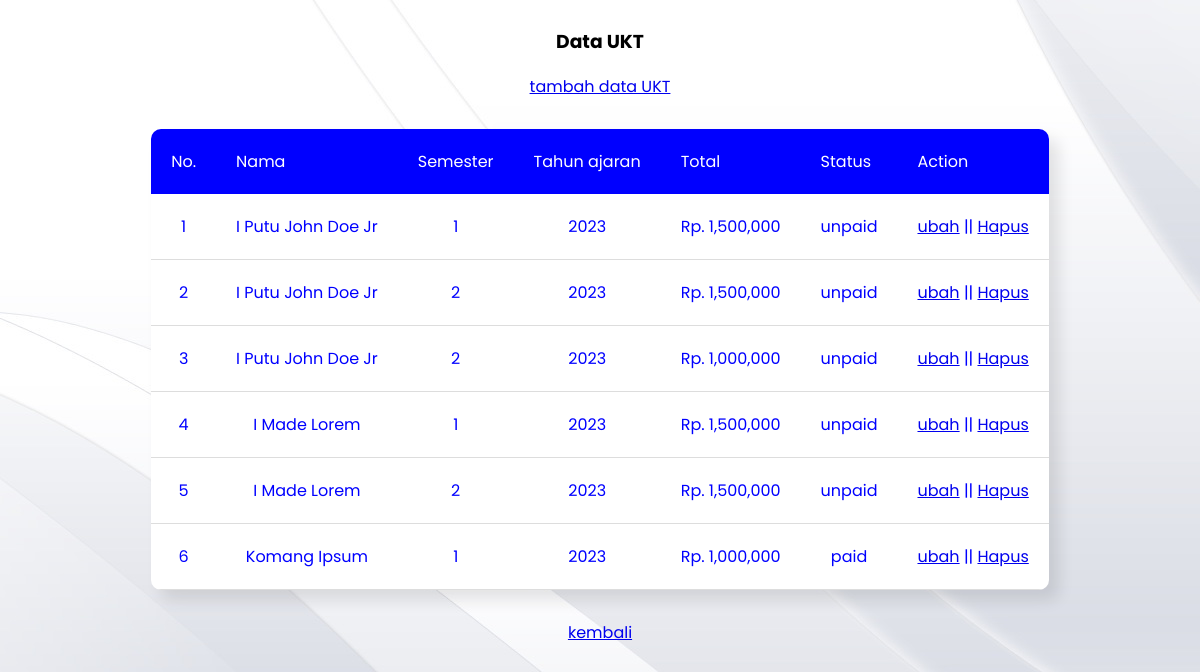
/admin/ukt/index.php (signed in), run on an earlier commit of the app's database.
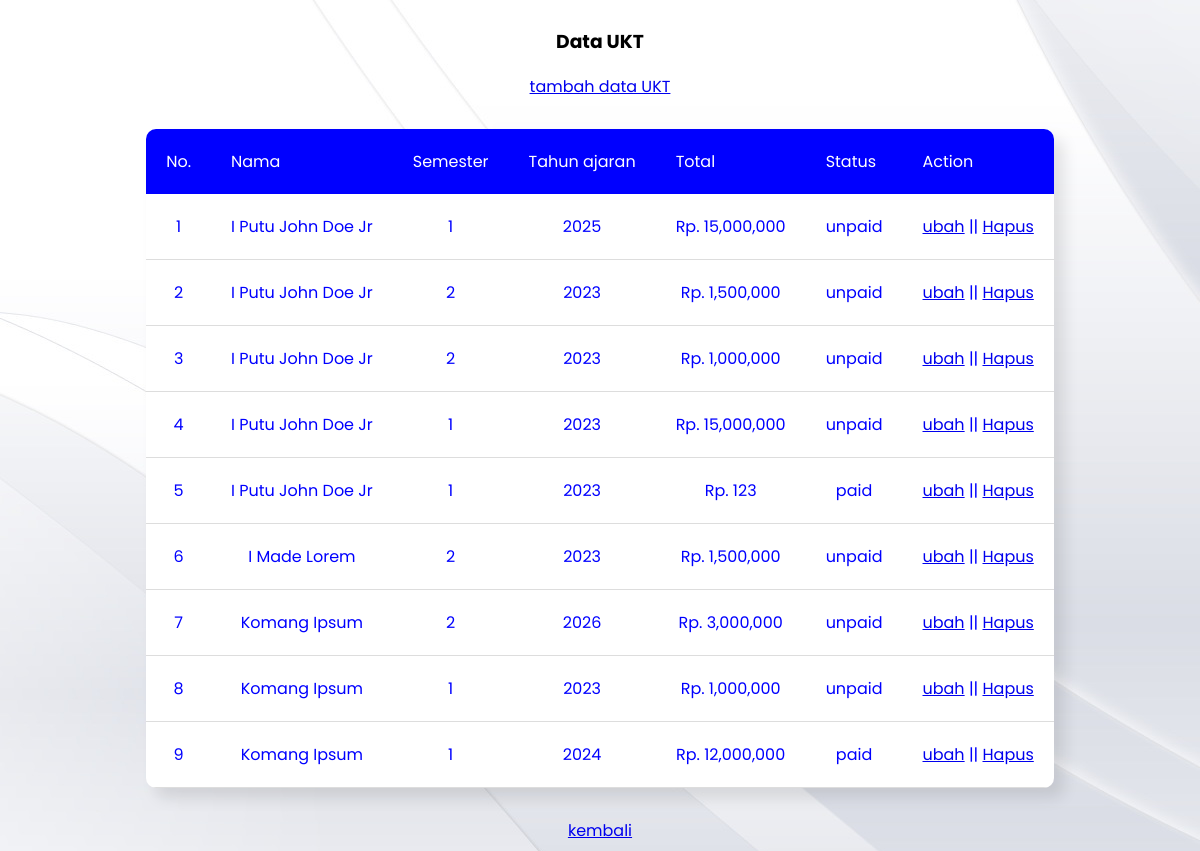
And on a later commit of the database.
### tables this page shows
CREATE TABLE `ukt` (
  `id` int NOT NULL AUTO_INCREMENT,
  `student_id` int NOT NULL,
  `academic_year_id` int NOT NULL,
  `amount` int NOT NULL,
  `status` enum('unpaid','paid') DEFAULT 'unpaid',
  `created_at` timestamp NULL DEFAULT CURRENT_TIMESTAMP,
  `updated_at` timestamp NULL DEFAULT CURRENT_TIMESTAMP ON UPDATE CURRENT_TIMESTAMP,
  PRIMARY KEY (`id`),
  KEY `student_id` (`student_id`),
  KEY `academic_year_id` (`academic_year_id`),
  CONSTRAINT `ukt_ibfk_1` FOREIGN KEY (`student_id`) REFERENCES `students` (`id`),
  CONSTRAINT `ukt_ibfk_2` FOREIGN KEY (`academic_year_id`) REFERENCES `academic_years` (`id`)
);

CREATE TABLE `students` (
  `id` int NOT NULL AUTO_INCREMENT,
  `nim` varchar(20) NOT NULL,
  `name` varchar(100) NOT NULL,
  `phone` varchar(15) DEFAULT NULL,
  `program_id` int NOT NULL,
  `created_at` timestamp NULL DEFAULT CURRENT_TIMESTAMP,
  `updated_at` timestamp NULL DEFAULT CURRENT_TIMESTAMP ON UPDATE CURRENT_TIMESTAMP,
  `email` varchar(100) DEFAULT NULL,
  `password` varchar(100) DEFAULT NULL,
  PRIMARY KEY (`id`),
  UNIQUE KEY `nim` (`nim`),
  KEY `program_id` (`program_id`),
  CONSTRAINT `students_ibfk_1` FOREIGN KEY (`program_id`) REFERENCES `programs` (`id`)
);

CREATE TABLE `academic_years` (
  `id` int NOT NULL AUTO_INCREMENT,
  `year` varchar(10) NOT NULL,
  `semester` enum('1','2') NOT NULL,
  `status` enum('active','inactive') NOT NULL,
  `created_at` timestamp NULL DEFAULT CURRENT_TIMESTAMP,
  `updated_at` timestamp NULL DEFAULT CURRENT_TIMESTAMP ON UPDATE CURRENT_TIMESTAMP,
  PRIMARY KEY (`id`)
);

### functions.php (called while the page is built, shortened)
<?php
 $conn = mysqli_connect("localhost","root","","spp_2");
 function query($query){
    global $conn;
    $result = mysqli_query($conn,$query);
    $rows = [];
    while ($row = mysqli_fetch_assoc($result)){
        $rows[] = $row;
    }
    return $rows;
 }
?>

### admin/ukt/index.php (the view, shortened to what this page needs)
<?php
    require '../../functions.php';
    $ukt = query("
            SELECT
                    ukt.*,
                    ukt.id as ukt_id,
                    ukt.status as ukt_status,
                    students.*,
                    academic_years.*
                FROM
                    ukt
                INNER JOIN students ON ukt.student_id = students.id
                INNER JOIN academic_years ON ukt.academic_year_id = academic_years.id;
            ");
?>
<!DOCTYPE html>
<html lang="en">
<head>
    <link rel="stylesheet" href="../../Assets/CSS/tablestyle.css">
</head>
<body>
    <center>
        <h3>Data UKT</h3>
        <a href="tambahUKT.php">tambah data UKT</a>
        <div class="table-container">
            <table cellpadding="20">
                <thead>
                    <tr>
                        <td>No.</td>
                        <td>Nama</td>
                        <td>Semester</td>
                        <td>Tahun ajaran</td>
                        <td>Total</td>
                        <td>Status</td>
                        <td>Action</td>
                    </tr>
                </thead>
                <?php $i = 1; ?>
                <?php foreach( $ukt as $row): ?>
                    <tr>
                        <td><?= $i; ?></td>
                        <td><?= $row["name"]; ?></td>
                        <td><?= $row["semester"]; ?></td>
                        <td><?= $row["year"]; ?></td>
                        <td>Rp. <?= number_format($row["amount"]) ?></td>
                        <td><?= $row["ukt_status"]; ?></td>
                        <td>
                            <a href="ubahUKT.php?id=<?= $row["ukt_id"]; ?>">ubah</a>
                            ||
                            <a href="hapusUKT.php?id=<?= $row["ukt_id"]; ?>" onclick="return confirm('Apakah kamu yakin ingin menghapus data ini?')"> Hapus</a>
                        </td>
                    </tr>
                <?php $i++; ?>
                <?php endforeach; ?>
            </table>
        </div>
        <a href="../index.php">kembali</a>
    </center>
</body>
</html>

### Assets/CSS/tablestyle.css (style rules this page uses)
* { box-sizing: border-box; font-family: "Poppins"; }
body { display: flex; align-items: center; justify-content: center; background-image: url("../IMG/White-Abstract-Computer-Wallpaper.jpg"); }
.table-container { margin-top: 30px; margin-bottom: 30px; background-color: white; border-radius: 10px; overflow: hidden; box-shadow: 10px 10px 15px rgba(0,0,0,0.1); }
table { border-collapse: collapse; }
tbody tr { border-bottom: 1px solid #ddd; }
thead { background: blue; color: white; }

What changed in the data, as far as the page shows it:
changed ukt (number 1 of 9 on the later page): academic_year.year "2023" → "2025"; amount "1,500,000" → "15,000,000"
added ukt: student.name "I Putu John Doe Jr", academic_year.semester "1", academic_year.year "2023", amount "15,000,000", status "unpaid"
added ukt: student.name "I Putu John Doe Jr", academic_year.semester "1", academic_year.year "2023", amount "123", status "paid"
shown differently, row unchanged: ukt "I Made Lorem": moves up the list
changed ukt (number 7 of 9 on the later page): student.name "I Made Lorem" → "Komang Ipsum"; academic_year.semester "1" → "2"; academic_year.year "2023" → "2026"; amount "1,500,000" → "3,000,000"
changed ukt (number 8 of 9 on the later page): status "paid" → "unpaid"
added ukt: student.name "Komang Ipsum", academic_year.semester "1", academic_year.year "2024", amount "12,000,000", status "paid"
